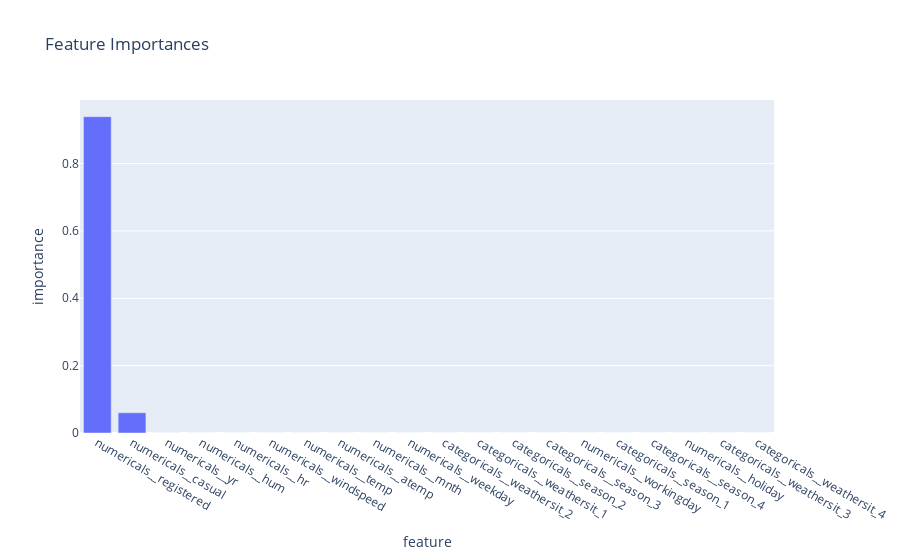

The notebook cell this image was saved under:
### Markdown cell above
## Model

### Code cell
px.bar(models_explanations, x="feature", y="importance", title="Feature Importances")

### Figure 1 — Plotly figure (JSON) as saved in the notebook; plotly's stock layout.template omitted (floating-point values rounded to 4 significant figures)
{"data": [{"alignmentgroup": "True", "hovertemplate": "feature=%{x}<br>importance=%{y}<extra></extra>", "legendgroup": "", "marker": {"color": "#636efa", "pattern": {"shape": ""}}, "name": "", "offsetgroup": "", "orientation": "v", "showlegend": false, "textposition": "auto", "type": "bar", "x": ["numericals__registered", "numericals__casual", "numericals__yr", "numericals__hum", "numericals__hr", "numericals__windspeed", "numericals__temp", "numericals__atemp", "numericals__mnth", "numericals__weekday", "categoricals__weathersit_2", "categoricals__weathersit_1", "categoricals__season_2", "categoricals__season_3", "numericals__workingday", "categoricals__season_1", "categoricals__season_4", "numericals__holiday", "categoricals__weathersit_3", "categoricals__weathersit_4"], "xaxis": "x", "y": [0.9393, 0.06014, 0.0001612, 6.373e-05, 5.916e-05, 4.77e-05, 4.085e-05, 3.857e-05, 3.421e-05, 2.764e-05, 2.162e-05, 8.34e-06, 5.911e-06, 5.159e-06, 4.352e-06, 3.02e-06, 2.171e-06, 1.173e-06, 1.04e-06, 1.829e-10], "yaxis": "y"}], "layout": {"barmode": "relative", "legend": {"tracegroupgap": 0}, "title": {"text": "Feature Importances"}, "xaxis": {"anchor": "y", "domain": [0, 1], "title": {"text": "feature"}}, "yaxis": {"anchor": "x", "domain": [0, 1], "title": {"text": "importance"}}}}
